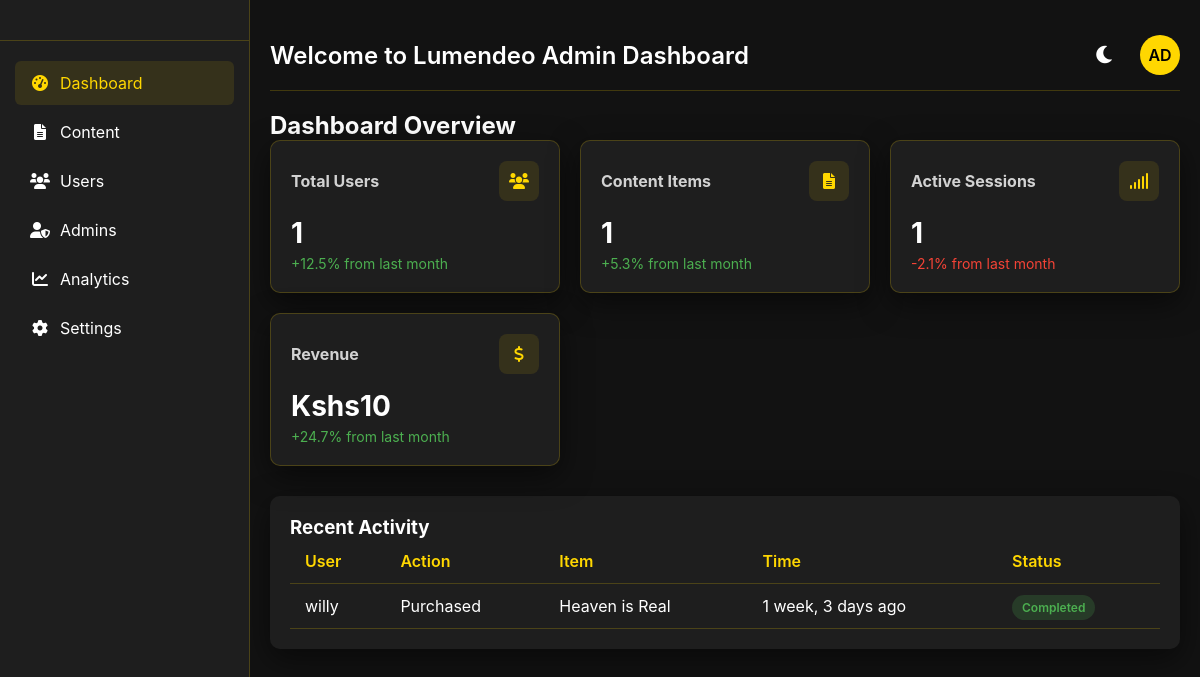
The app's page /dashboard, older data.
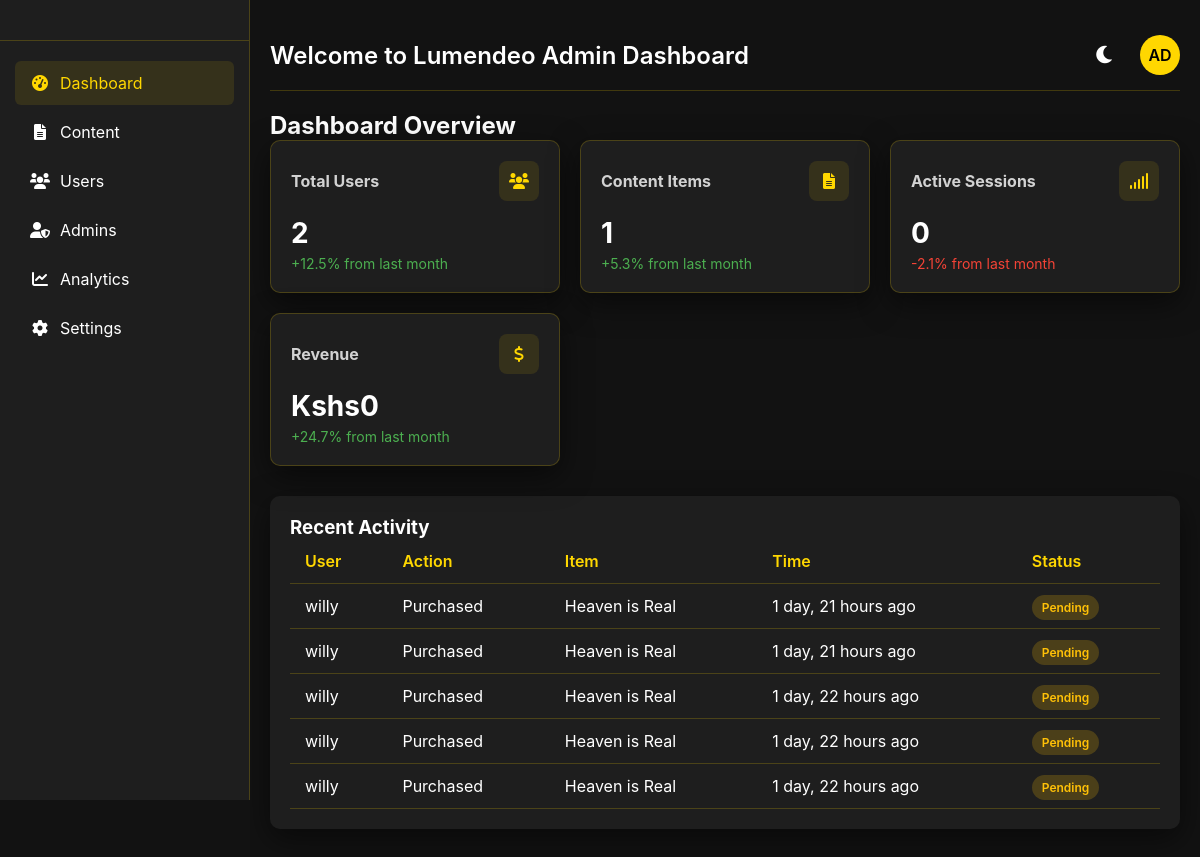
The same page, newer data.
### myapp/models.py (models this page shows, shortened)
class Payment(models.Model):
    phone = models.CharField(max_length=15)
    name= models.CharField(max_length=100,default="user")
    amount = models.DecimalField(max_digits=10, decimal_places=2)
    movie = models.ForeignKey(MonthlyVideo, on_delete=models.CASCADE)
    status = models.BooleanField(default=False)
    timestamp = models.DateTimeField(default=timezone.now)

class MonthlyVideo(models.Model):
    title = models.CharField(max_length=255)
    video = models.URLField()
    trailer = models.URLField()
    thumbnail = models.ImageField(upload_to='thumbnails/')
    year_published = models.PositiveIntegerField()
    introduction = models.TextField()
    date_uploaded = models.DateTimeField(auto_now_add=True)
    expire_date = models.DateTimeField(default=default_expire_date)
    cast = models.CharField(max_length=150)
    theme = models.CharField(max_length=150)
    length = models.CharField(max_length=150, default='2.0')
    movie_type = models.CharField(max_length=150, default='drama')

### myapp/views.py (the view)
# urls.py: path('dashboard',views.dashboard,name='dashboard'),
def dashboard(request):
    total_users = Payment.objects.values('phone').distinct().count()
    total_content_items = MonthlyVideo.objects.count()
    total_revenue = Payment.objects.filter(status=True).aggregate(Sum('amount'))['amount__sum'] or 0
    latest_movie = MonthlyVideo.objects.order_by('-date_uploaded').first()
    active_sessions = 0
    if latest_movie:
        active_sessions = Payment.objects.filter(status=True, movie=latest_movie).values('phone').distinct().count()
    recent_activity = Payment.objects.select_related('movie').order_by('-timestamp')[:5]
    context = {
        'total_users': total_users,
        'total_content_items': total_content_items,
        'active_sessions': active_sessions,
        'total_revenue': total_revenue,
        'recent_activity': recent_activity,
    }
    return render(request,"dashboard.html",context)

### template/dashboard.html (shortened to what this page needs)
<!DOCTYPE html>
<html lang="en">
<head>
    <link rel="stylesheet" href="https://cdnjs.cloudflare.com/ajax/libs/font-awesome/6.0.0-beta3/css/all.min.css">
</head>
<body>
    <div class="dashboard-container">
        <aside class="sidebar">
            <div class="logo-container">
            </div>
            <ul class="nav-menu">
                <li class="nav-item">
                    <a href="#" class="nav-link active" data-section="dashboard-overview">
                        <i class="fas fa-tachometer-alt"></i>
                        <span class="nav-text">Dashboard</span>
                    </a>
                </li>
                <li class="nav-item">
                    <a href="#" class="nav-link" data-section="content-management">
                        <i class="fas fa-file-alt"></i>
                        <span class="nav-text">Content</span>
                    </a>
                </li>
                <li class="nav-item">
                    <a href="#" class="nav-link" data-section="user-management">
                        <i class="fas fa-users"></i>
                        <span class="nav-text">Users</span>
                    </a>
                </li>
                <li class="nav-item">
                    <a href="#" class="nav-link" data-section="admin-management">
                        <i class="fas fa-user-shield"></i>
                        <span class="nav-text">Admins</span>
                    </a>
                </li>
                <li class="nav-item">
                    <a href="#" class="nav-link" data-section="analytics">
                        <i class="fas fa-chart-line"></i>
                        <span class="nav-text">Analytics</span>
                    </a>
                </li>
                <li class="nav-item">
                    <a href="#" class="nav-link" data-section="settings">
                        <i class="fas fa-cog"></i>
                        <span class="nav-text">Settings</span>
                    </a>
                </li>
            </ul>
        </aside>
        <main class="main-content">
            <header class="header">
                <div class="welcome-message">
                    <h1>Welcome to Lumendeo Admin Dashboard</h1>
                </div>
                <div class="header-actions">
                    <button class="theme-toggle" id="themeToggle">
                        <i class="fas fa-moon"></i>
                    </button>
                    <div class="user-profile">
                        <div class="profile-img" id="profileToggle">AD</div>
                    </div>
                </div>
            </header>
<div class="dashboard-sections">
  <section id="dashboard-overview" class="dashboard-section active">
    <h2 class="section-title">Dashboard Overview</h2>
    <div class="card-grid">
      <div class="card">
        <div class="card-header">
          <h3 class="card-title">Total Users</h3>
          <div class="card-icon"><i class="fas fa-users"></i></div>
        </div>
        <div class="card-value">{{ total_users }}</div>
        <div class="card-growth">+12.5% from last month</div>
      </div>
      <div class="card">
        <div class="card-header">
          <h3 class="card-title">Content Items</h3>
          <div class="card-icon"><i class="fas fa-file-alt"></i></div>
        </div>
        <div class="card-value">{{ total_content_items }}</div>
        <div class="card-growth">+5.3% from last month</div>
      </div>
      <div class="card">
        <div class="card-header">
          <h3 class="card-title">Active Sessions</h3>
          <div class="card-icon"><i class="fas fa-signal"></i></div>
        </div>
        <div class="card-value">{{ active_sessions }}</div>
        <div class="card-growth negative">-2.1% from last month</div>
      </div>
      <div class="card">
        <div class="card-header">
          <h3 class="card-title">Revenue</h3>
          <div class="card-icon"><i class="fas fa-dollar-sign"></i></div>
        </div>
        <div class="card-value">Kshs{{ total_revenue }}</div>
        <div class="card-growth">+24.7% from last month</div>
      </div>
    </div>
    <div class="table-container">
      <h3 class="section-subtitle">Recent Activity</h3>
      <table>
        <thead>
          <tr>
            <th>User</th>
            <th>Action</th>
            <th>Item</th>
            <th>Time</th>
            <th>Status</th>
          </tr>
        </thead>
        <tbody>
          {% for activity in recent_activity %}
          <tr>
            <td>{{ activity.name }}</td>
            <td>Purchased</td>
            <td>{{ activity.movie.title }}</td>
            <td>{{ activity.timestamp|timesince }} ago</td>
            <td>
              {% if activity.status %}
              <span class="status active">Completed</span>
              {% else %}
              <span class="status pending">Pending</span>
              {% endif %}
            </td>
          </tr>
          {% empty %}
          <tr><td colspan="5">No recent activity</td></tr>
          {% endfor %}
        </tbody>
      </table>
    </div>
  </section>
            </div>
        </main>
    </div>
</body>
</html>

### template/dashboard.html (style rules this page uses)
:root { --primary-bg: #121212; --secondary-bg: #1e1e1e; --text-color: #ffffff; --accent-color: #FFD700; --accent-hover: #FFA500; --card-bg: #1e1e1e; --border-color: rgba(255, 215, 0, 0.2); --shadow: 0 10px 30px rgba(0, 0, 0, 0.5); }
* { margin: 0; padding: 0; box-sizing: border-box; transition: background-color 0.3s ease, color 0.3s ease; }
body, html { height: 100%; width: 100%; font-family: -apple-system, BlinkMacSystemFont, 'Segoe UI', Roboto, Oxygen, Ubuntu, Cantarell, sans-serif; background-color: var(--primary-bg); color: var(--text-color); }
.dashboard-container { display: flex; min-height: 100vh; }
.sidebar { width: 250px; background-color: var(--secondary-bg); border-right: 1px solid var(--border-color); padding: 20px 0; position: sticky; top: 0; height: 100vh; z-index: 100; }
.logo-container { display: flex; align-items: center; justify-content: center; padding: 0 20px 20px; border-bottom: 1px solid var(--border-color); margin-bottom: 20px; }
.nav-menu { list-style: none; padding: 0 15px; }
.nav-item { margin-bottom: 5px; }
.nav-link { display: flex; align-items: center; padding: 12px 15px; color: var(--text-color); text-decoration: none; border-radius: 6px; transition: all 0.3s ease; }
.nav-link:hover, .nav-link.active { background-color: rgba(255, 215, 0, 0.1); color: var(--accent-color); }
.nav-link i { margin-right: 10px; width: 20px; text-align: center; }
.main-content { flex: 1; padding: 20px; overflow-y: auto; }
.header { display: flex; justify-content: space-between; align-items: center; padding: 15px 0; margin-bottom: 20px; border-bottom: 1px solid var(--border-color); }
.welcome-message h1 { font-size: 24px; font-weight: 600; }
.header-actions { display: flex; align-items: center; gap: 15px; }
.theme-toggle { background: none; border: none; color: var(--text-color); font-size: 20px; cursor: pointer; display: flex; align-items: center; justify-content: center; width: 40px; height: 40px; border-radius: 50%; transition: all 0.3s ease; }
.user-profile { display: flex; align-items: center; gap: 10px; position: relative; }
.profile-img { width: 40px; height: 40px; border-radius: 50%; background-color: var(--accent-color); display: flex; align-items: center; justify-content: center; color: #000; font-weight: 600; cursor: pointer; }
.dashboard-section { display: none; }
.dashboard-section.active { display: block; }
.card-grid { display: grid; grid-template-columns: repeat(auto-fill, minmax(250px, 1fr)); gap: 20px; margin-bottom: 30px; }
.card { background: var(--card-bg); border-radius: 10px; padding: 20px; box-shadow: var(--shadow); border: 1px solid var(--border-color); }
.card-header { display: flex; justify-content: space-between; align-items: center; margin-bottom: 15px; }
.card-title { font-size: 16px; color: var(--text-color); opacity: 0.8; }
.card-icon { width: 40px; height: 40px; border-radius: 8px; background: rgba(255, 215, 0, 0.1); display: flex; align-items: center; justify-content: center; color: var(--accent-color); }
.card-value { font-size: 28px; font-weight: 700; margin-bottom: 5px; }
.card-growth { font-size: 14px; color: #4CAF50; }
.card-growth.negative { color: #F44336; }
.table-container { background: var(--card-bg); border-radius: 10px; padding: 20px; box-shadow: var(--shadow); margin-bottom: 30px; overflow-x: auto; }
table { width: 100%; border-collapse: collapse; }
th, td { padding: 12px 15px; text-align: left; border-bottom: 1px solid var(--border-color); }
th { font-weight: 600; color: var(--accent-color); }
.status { padding: 5px 10px; border-radius: 20px; font-size: 12px; font-weight: 600; }
.status.pending { background: rgba(255, 193, 7, 0.2); color: #FFC107; }

Row changes from the older to the newer data that the page shows:
removed Payment: name "willy", movie "Heaven is Real", timestamp "1 week, 3 days", status "Completed"
added Payment: name "willy", movie "Heaven is Real", timestamp "1 day, 21 hours", status "Pending"
added Payment: name "willy", movie "Heaven is Real", timestamp "1 day, 21 hours", status "Pending"
added Payment: name "willy", movie "Heaven is Real", timestamp "1 day, 22 hours", status "Pending"
added Payment: name "willy", movie "Heaven is Real", timestamp "1 day, 22 hours", status "Pending"
added Payment: name "willy", movie "Heaven is Real", timestamp "1 day, 22 hours", status "Pending"
Text that changed along with them:
{{ total_users }}: "1" → "2"
{{ active_sessions }}: "1" → "0"
{{ total_revenue }}: "10" → "0"
